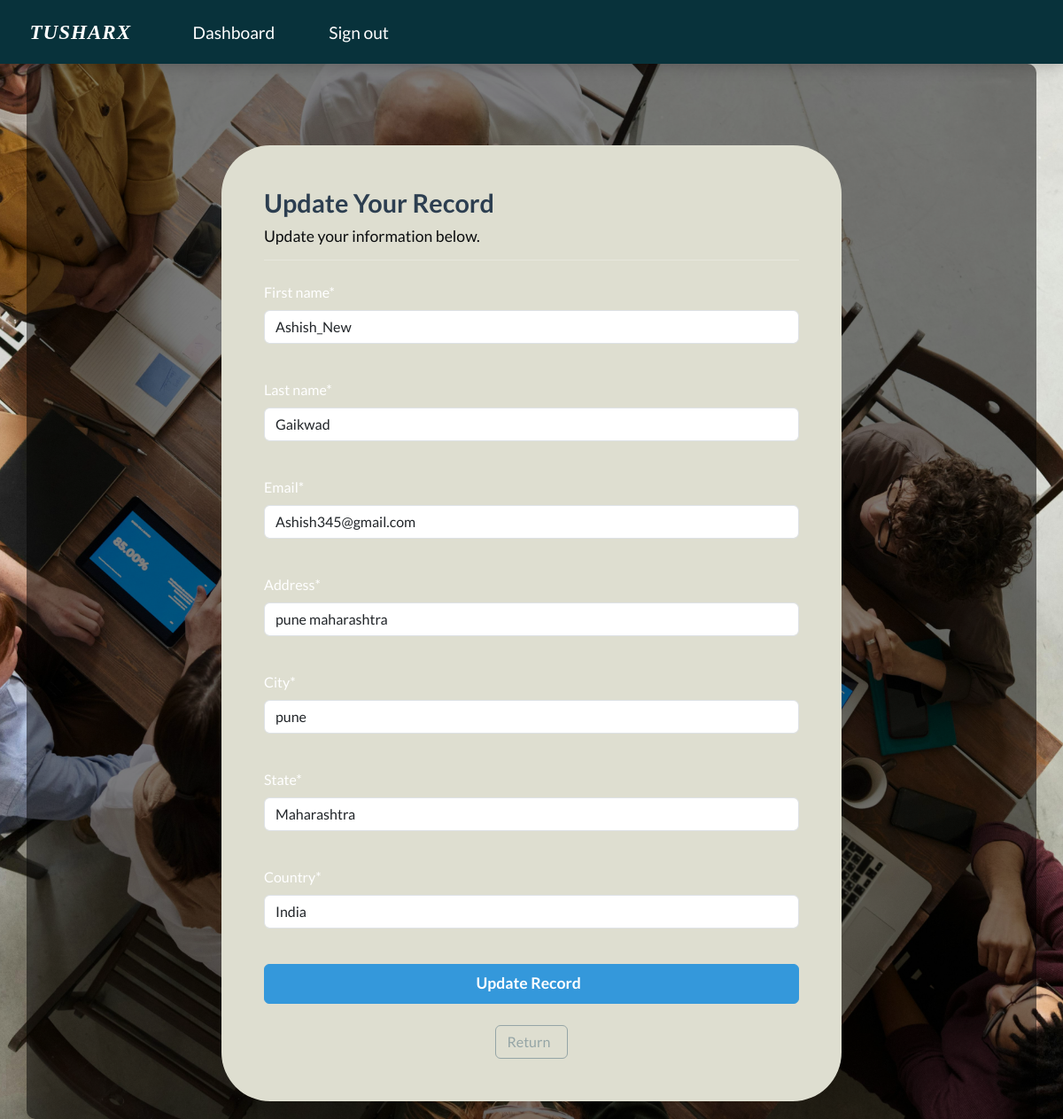
/update-record/5 (signed in), run on the app's committed database.
### webapp/models.py (models this page shows, shortened)
class Record(models.Model):
    creation_date = models.DateTimeField(auto_now_add=True)
    first_name = models.CharField(max_length=100)
    last_name = models.CharField(max_length=100)
    email = models.CharField(max_length=225)
    address = models.CharField(max_length=20)
    city = models.CharField(max_length=225)
    state = models.CharField(max_length=200)
    country = models.CharField(max_length=125)

### webapp/views.py (the view)
# urls.py: path('update-record/<int:pk>',views.update_record,name='update-record'),
@login_required(login_url='my-login')
def update_record(request, pk):
    record = Record.objects.get(id=pk)
    form = UpdateRecordForm(instance=record)
    if request.method == 'POST':
        form = UpdateRecordForm(request.POST, instance=record)
        if form.is_valid():
            form.save()
            messages.success(request, "Your record was updated!")
            return redirect("dashboard")
    context = {'form':form}
    return render(request, 'webapp/update-record.html', context=context)

### webapp/forms.py
class UpdateRecordForm(forms.ModelForm):
    class Meta:
        model = Record
        fields =['first_name','last_name','email', 'address', 'city', 'state', 'country']

### webapp/templates/webapp/update-record.html (shortened to what this page needs)
{% extends 'webapp/base.html' %}
{% load crispy_forms_tags %}
{% block content %}
<body>
  <div class="container custom-container shadow-md p-5 mt-5">
    <h3 class="text-primary title">Update Your Record</h3>
    <h5 class="subtitle">Update your information below.</h5>
    <hr class="mb-4">
    <form method="POST" autocomplete="off" class="fade-in">
      {{ form.first_name|as_crispy_field }}
      <br>
      {{ form.last_name|as_crispy_field }}
      <br>
      {{ form.email|as_crispy_field }}
      <br>
      {{ form.address|as_crispy_field }}
      <br>
      {{ form.city|as_crispy_field }}
      <br>
      {{ form.state|as_crispy_field }}
      <br>
      {{ form.country|as_crispy_field }}
      <br>
      <button type="submit" class="btn btn-info w-100 btn-block p-2 animated-btn">
        Update Record &nbsp;
      </button>
    </form>
    <div class="text-center mt-4">
      <a href="{% url 'dashboard' %}" class="btn btn-outline-secondary mx-2">Return &nbsp; </a>
    </div>
  </div>
</body>
{% endblock %}

### webapp/templates/webapp/update-record.html (style rules this page uses)
.custom-container { background-color: #deded0; border-radius: 55px; padding: 40px 30px; max-width: 700px; margin: auto; animation: slide-down 0.6s ease-out; }
.title { font-weight: 700; font-size: 1.8em; margin-bottom: 10px; animation: fade-in 1.2s ease-out; }
.subtitle { font-weight: 500; color: #0a0c0e; font-size: 1.1em; animation: fade-in 1.5s ease-out; }
.fade-in { opacity: 0; animation: fade-in 1s forwards; }
.animated-btn { transition: all 0.3s ease; font-weight: 600; font-size: 1.1em; }

### data on the page
Record: first_name "Ashish_New", last_name "Gaikwad", email "Ashish345@gmail.com", address "pune maharashtra", city "pune", state "Maharashtra", country "India"
